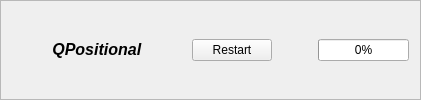
       <widget class="QFrame" name="frame_2">
        <property name="enabled">
         <bool>true</bool>
        </property>
        <property name="frameShape">
         <enum>QFrame::StyledPanel</enum>
        </property>
        <property name="frameShadow">
         <enum>QFrame::Raised</enum>
        </property>
        <layout class="QHBoxLayout" name="horizontalLayout">
         <item>
          <spacer name="horizontalSpacer_2">
           <property name="orientation">
            <enum>Qt::Horizontal</enum>
           </property>
           <property name="sizeHint" stdset="0">
            <size>
             <width>40</width>
             <height>20</height>
            </size>
           </property>
          </spacer>
         </item>
         <item>
          <widget class="QLabel" name="label">
           <property name="text">
            <string>&lt;html&gt;&lt;head/&gt;&lt;body&gt;&lt;p align=&quot;center&quot;&gt;&lt;span style=&quot; font-size:12pt; font-weight:600; font-style:italic;&quot;&gt;  QPositional   &lt;/span&gt;&lt;/p&gt;&lt;/body&gt;&lt;/html&gt;</string>
           </property>
          </widget>
         </item>
         <item>
          <spacer name="horizontalSpacer">
           <property name="orientation">
            <enum>Qt::Horizontal</enum>
           </property>
           <property name="sizeHint" stdset="0">
            <size>
             <width>40</width>
             <height>20</height>
            </size>
           </property>
          </spacer>
         </item>
         <item>
          <widget class="QPushButton" name="Bt1">
           <property name="text">
            <string>Restart</string>
           </property>
           <property name="autoDefault">
            <bool>false</bool>
           </property>
          </widget>
         </item>
         <item>
          <spacer name="horizontalSpacer_3">
           <property name="orientation">
            <enum>Qt::Horizontal</enum>
           </property>
           <property name="sizeHint" stdset="0">
            <size>
             <width>40</width>
             <height>20</height>
            </size>
           </property>
          </spacer>
         </item>
         <item>
          <widget class="QProgressBar" name="progressBar">
           <property name="value">
            <number>0</number>
           </property>
          </widget>
         </item>
        </layout>
       </widget>
